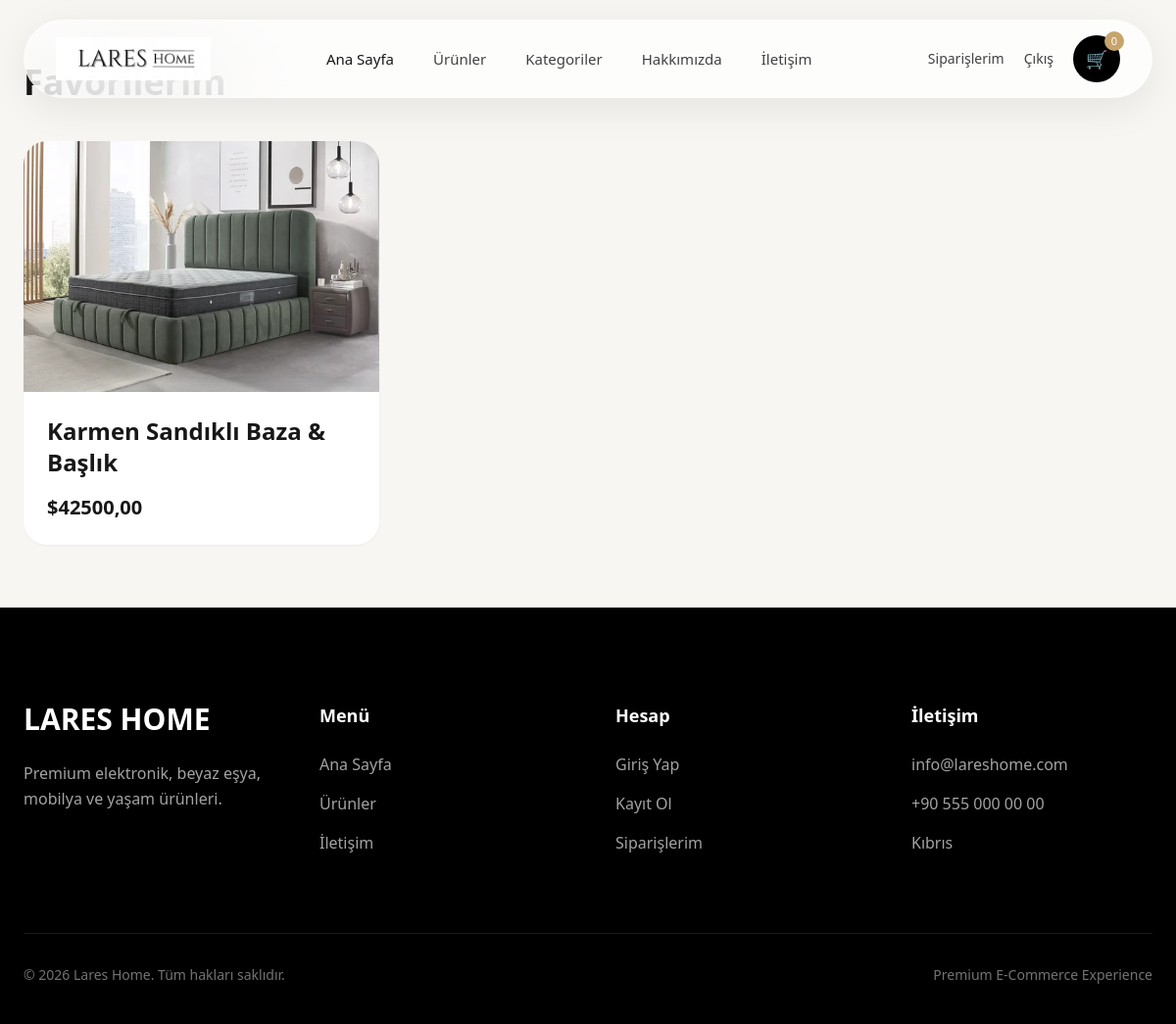
Screenshot of /favorites/ (signed in) with the database file from the repository.
### store/models.py (models this page shows, shortened)
class Favorite(models.Model):
        user = models.ForeignKey(User, on_delete=models.CASCADE, related_name='favorites')
        product = models.ForeignKey(Product, on_delete=models.CASCADE, related_name='favorites')
        created_at = models.DateTimeField(auto_now_add=True)
        class Meta:
            unique_together = ('user', 'product')

class Product(models.Model):
    category = models.ForeignKey(Category, on_delete=models.CASCADE, related_name="products")
    name = models.CharField(max_length=200)
    price = models.DecimalField(max_digits=10, decimal_places=2)
    description = models.TextField(blank=True)
    image = models.ImageField(upload_to="products/", blank=True, null=True)
    stock = models.PositiveIntegerField(default=0)
    is_active = models.BooleanField(default=True)
    is_featured = models.BooleanField(default=False)
    is_new = models.BooleanField(default=True)
    discount_percent = models.IntegerField(default=0)
    brand = models.CharField(max_length=100, blank=True)
    sku = models.CharField(max_length=100, blank=True, null=True, unique=True)
    barcode = models.CharField(max_length=100, blank=True, null=True)
    supplier_name = models.CharField(max_length=150, blank=True)
    supplier_product_id = models.CharField(max_length=150, blank=True, null=True)
    external_image_url = models.URLField(blank=True, null=True)
    last_supplier_update = models.DateTimeField(blank=True, null=True)
    dimensions = models.CharField(max_length=200, blank=True)
    material = models.CharField(max_length=200, blank=True)
    fabric_type = models.CharField(max_length=200, blank=True)
    color = models.CharField(max_length=100, blank=True)
    warranty = models.CharField(max_length=100, blank=True)
    delivery_time = models.CharField(max_length=100, blank=True)
    has_storage = models.BooleanField(default=False)
    features = models.TextField(blank=True)
    technical_details = models.TextField(blank=True)

### store/views.py (the view)
# urls.py: path('favorites/', my_favorites, name='my_favorites'),
@login_required(login_url='login')
def my_favorites(request):
    favorites = Favorite.objects.filter(user=request.user)
    return render(request, 'store/my_favorites.html', {
        'favorites': favorites,
    })

### store/templates/store/my_favorites.html (shortened to what this page needs)
{% extends 'store/base.html' %}
{% block content %}
<section class="max-w-7xl mx-auto px-6 py-16">
    <h1 class="text-4xl font-bold mb-10">
        Favorilerim
    </h1>
    <div class="grid grid-cols-1 md:grid-cols-3 gap-8">
        {% for favorite in favorites %}
            <div class="bg-white rounded-3xl overflow-hidden shadow-sm">
                {% if favorite.product.image %}
                    <img src="{{ favorite.product.image.url }}"
                         class="w-full h-64 object-cover">
                {% endif %}
                <div class="p-6">
                    <h3 class="text-2xl font-bold mb-3">
                        {{ favorite.product.name }}
                    </h3>
                    <strong class="text-xl">
                        ${{ favorite.product.price }}
                    </strong>
                </div>
            </div>
        {% empty %}
            <p>Henüz favori ürününüz yok.</p>
        {% endfor %}
    </div>
</section>
{% endblock %}

### store/templates/store/base.html (style rules this page uses)
html { scroll-behavior: smooth; }

### rows the page displays
Favorite: product.image (picture), product.name "Karmen Sandıklı Baza & Başlık", product.price "42500,00"

### other values shown
{{ cart_count|default:0 }} "0"
